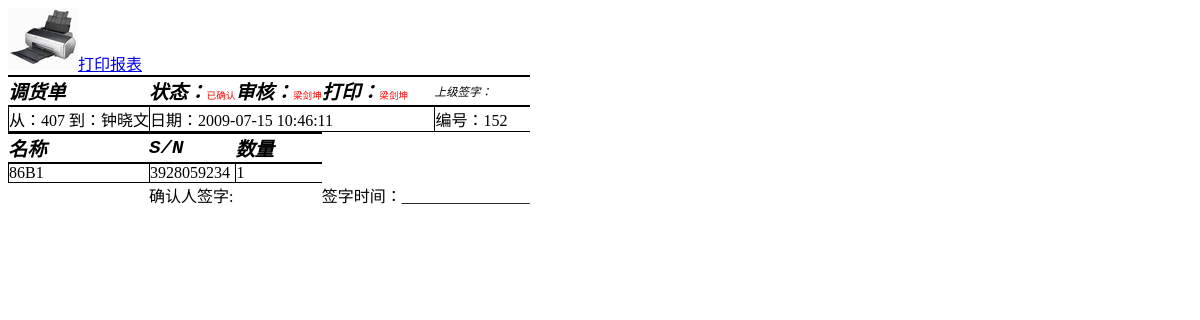
The page /sq.php?status=2&id=152&type=2 (signed in) on the database its author committed.
### tables this page shows
CREATE TABLE `tbOrg` (
  `id` int(11) NOT NULL auto_increment,
  `fdName` varchar(64) NOT NULL default '',
  `fdLogin` varchar(32) default NULL,
  `fdPassword` varchar(77) default NULL,
  `fdContact` varchar(128) default NULL COMMENT '联系方法(电话、地址、邮编、联系人)',
  `fdDisabled` tinyint(4) NOT NULL default '0',
  PRIMARY KEY  (`id`)
);

CREATE TABLE `tbBill` (
  `id` int(11) NOT NULL auto_increment,
  `fdBillTypeID` int(11) NOT NULL default '0' COMMENT '单据类型\r\n            1-进仓单，fdFromOrgID为供应商，fdToOrgID为内部仓库，提交后增加tbObject记录或数量\r\n            2-调货单，fdFromOrgID和fdToOrgID为仓库/内部员工/外部员工，提交后变更tbObject记录或数量\r\n            3-销售单，fdFromOrgID为仓库/内部员工/外部员工，fdToOrgID为内部员工/外部员工/经销商/客户，提交后变更tbObject记录\r\n            4-退货单，fd',
  `fdFromOrgID` int(11) NOT NULL default '0',
  `fdToOrgID` int(11) NOT NULL default '0',
  `fdAuditOrgID` int(11) NOT NULL default '0',
  `fdStatus` int(11) NOT NULL default '0' COMMENT '单据状态\r\n            0-未审核\r\n            1-未确认\r\n            2-已确认\r\n            3-已作废',
  `fdPayment` int(11) NOT NULL default '0' COMMENT '已付货款，以分为单位。\r\n            一份票据的总金额不记录在tbBill中，需要对tbItem进行SUM()操作获得',
  `fdAbstract` varchar(128) default NULL,
  `fdCreate` datetime NOT NULL default '0000-00-00 00:00:00',
  `fdAudit` datetime default NULL,
  `fdConfirm` datetime default NULL,
  `fdCancel` datetime default NULL,
  `fdCreateOrgID` int(11) NOT NULL,
  PRIMARY KEY  (`id`),
  KEY `FK_AuditOrg_Bill` (`fdAuditOrgID`),
  KEY `FK_BillType_Bill` (`fdBillTypeID`),
  KEY `FK_FromOrg_Bill` (`fdFromOrgID`),
  KEY `FK_ToOrg_Bill` (`fdToOrgID`)
);

CREATE TABLE `tbItem` (
  `id` int(11) NOT NULL auto_increment,
  `fdBillID` int(11) NOT NULL default '0',
  `fdObjectID` int(11) NOT NULL default '0',
  `fdQuantity` int(11) NOT NULL default '0' COMMENT '数量\r\n            对于有唯一编码的货物，fdQuantity总是等于1\r\n            对于无唯一编码的货物，fdQuantity可为任意非负数',
  `fdPrice` int(11) NOT NULL default '0' COMMENT '商品转移价格，以分为单位。',
  `fdClassID` int(11) NOT NULL,
  `fdSN` varchar(64) default NULL,
  PRIMARY KEY  (`id`),
  KEY `FK_Bill_Item` (`fdBillID`),
  KEY `FK_Object_Item` (`fdObjectID`)
);

CREATE TABLE `tbClass` (
  `id` int(11) NOT NULL auto_increment,
  `fdSortID` int(11) NOT NULL default '0',
  `fdName` varchar(64) NOT NULL default '',
  `fdPrice` int(11) NOT NULL default '0' COMMENT '标准售价，以分为单位',
  PRIMARY KEY  (`id`),
  KEY `FK_Sort_Class` (`fdSortID`)
);

### billdata.php (the view, shortened to what this page needs)
<?php
function printbillitem($billtype,$billid)
{
	$query="select * from tbBill where id={$billid}";
	$result=mysql_query($query);
	$orgfrom=mysql_result($result,0,"fdFromOrgID");
	$orgto=mysql_result($result,0,"fdToOrgID");
	$status=mysql_result($result,0,"fdStatus");
	$auditid=mysql_result($result,0,"fdAuditOrgID");
	$createtime=mysql_result($result,0,"fdCreate");
	$query="select fdName from tbOrg where id={$orgto}";
	$result=mysql_query($query);
	$orgtoname=mysql_result($result,0,"fdName");
	$query="select fdName from tbOrg where id={$orgfrom}";
	$result=mysql_query($query);
	$orgfromname=mysql_result($result,0,"fdName");
	if($auditid!=0)
	{
	$query="select fdName from tbOrg where id={$auditid}";
	$result=mysql_query($query);
	$auditname=mysql_result($result,0,"fdName");
	}
	$query="select fdName from tbOrg where id={$_SESSION["OrgID"]}";
	$result=mysql_query($query);
	$orgname=mysql_result($result,0,"fdName");
	echo "<table border='0'  cellspacing='0' cellpadding='0'>";
echo "<tr>";
	switch($billtype){
	case 2:
	echo "<td class='head'>调货单</td>";
	break;
	break;}
	switch($status){
	case 2:
	echo "<td class='head'>状态：<b>已确认</b></td>";
	break;
	break;}
	if($auditid==0)
	echo "<td class='head'>&nbsp;</td>";
	else
	echo "<td class='head'>审核：<b>$auditname</b></td>";
    echo "<td class='head'>打印：<b>$orgname</b></td>";
	echo "<td class='head'><a>上级签字：</a></td>";
echo "</tr>";
		echo "<tr>";
		if($billtye==3)
		echo "<td class='class' colspan='3' >客户：$orgtoname</td>";
		elseif($billtype==1||$billtype==2)
		echo "<td class='class'>从：$orgfromname 到：$orgtoname </td>";
		else
		echo "<td class='class'  >客户：$orgtoname</td>";
		echo "<td class='class' colspan='3'>日期：$createtime</td>";
		echo "<td class='class'>编号：$billid</td>";
		echo "</tr>";
		echo "<tr>";
	echo "<td class='head'>名称</td>";
	echo "<td class='head'>S/N</td>";
	echo "<td class='head'>数量</td>";
	echo "</tr>";
	$query="select * from tbItem where fdBillID={$billid}";
	$result=mysql_query($query);
		while($row=mysql_fetch_assoc($result))
	{
		$objectname=getobjectname($row["fdClassID"]);
		$sn=$row["fdSN"];
		$count=$row["fdQuantity"];
		echo "<tr>";
	echo "<td class='class'>$objectname</td>";
	if($sn)
	echo "<td class='class'>$sn</td>";
	else
	echo "<td class='class'>&nbsp</td>";
	echo "<td class='class'>$count</td>";
	echo "</tr>";
	}
	echo "<tr><td></td><td colspan='2'>";
		if($billtype==1||$billtype==2)
	echo "确认人签字:";
	else
	echo "<a>客户签字：________________<a>";
	echo "</td>";
	echo "<td colspan='2'>";
	echo "签字时间：________________";
	echo "</td>";
	echo "</tr>";
	echo "</table>";
}
function getobjectname($classid)
{
		$query="select fdName from tbClass where id={$classid}";
		$result=mysql_query($query);
		$classname=mysql_result($result,0,"fdName");
		return $classname;
	}
?>

### print.css (style rules this page uses)
.head { font-size:1.2em; font-family:"Courier New", Courier, monospace; font-style:italic; border:2px #000 solid; border-left:1px; border-right:0px; margin:0px; font-weight:bold; }
b { color:#F00; font-weight:400; font-size:0.5em; font-family:Verdana, Geneva, sans-serif; font-style:normal; }
.class { border-left:1px #000 solid; border-bottom:1px #000 solid; border-top:0px; }
tr { margin:0px; }
.head a { font-size:0.6em; font-weight:100; }

### rows shown on the page
tborg: fdName "梁剑坤"
tborg: fdName "407"
tborg: fdName "钟晓文"
tbbill: fdCreate "2009-07-15 10:46:11"
tbitem: fdClassID.fdName "86B1", fdSN "3928059234", fdQuantity "1"

### other values the page prints
$billid "152"
